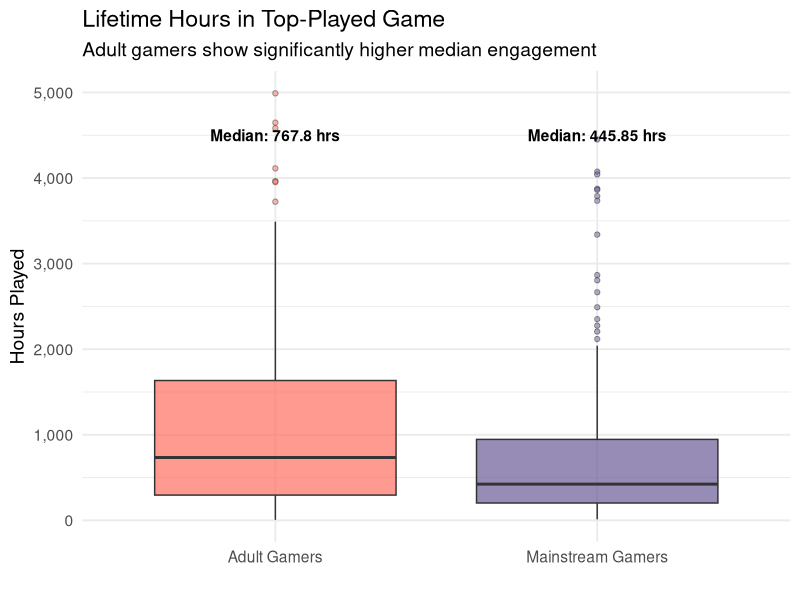
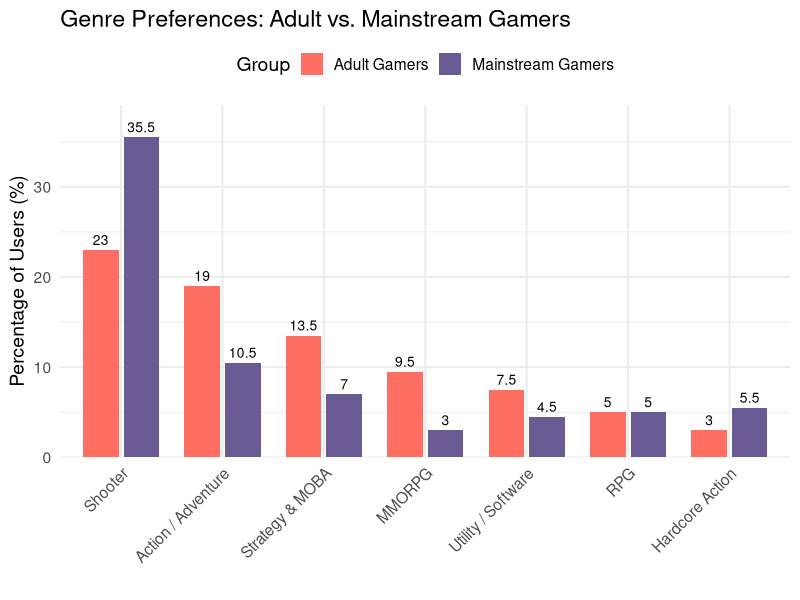
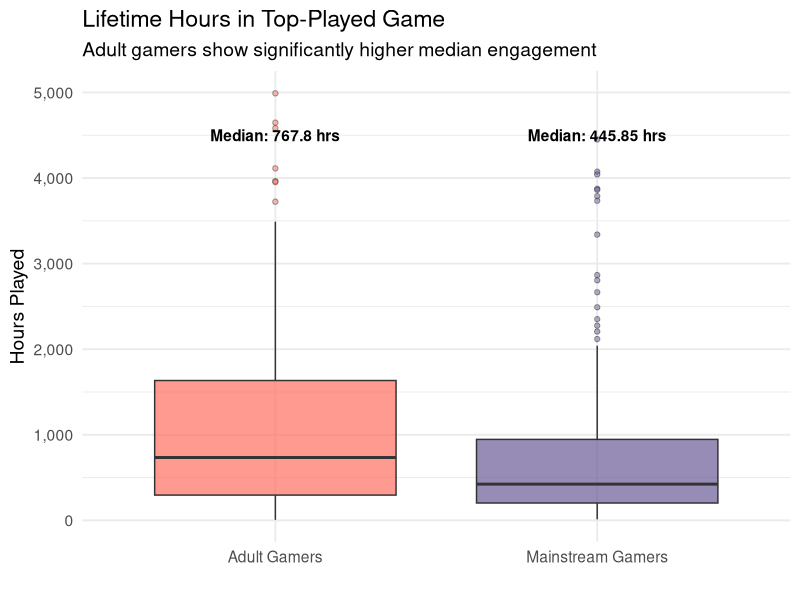
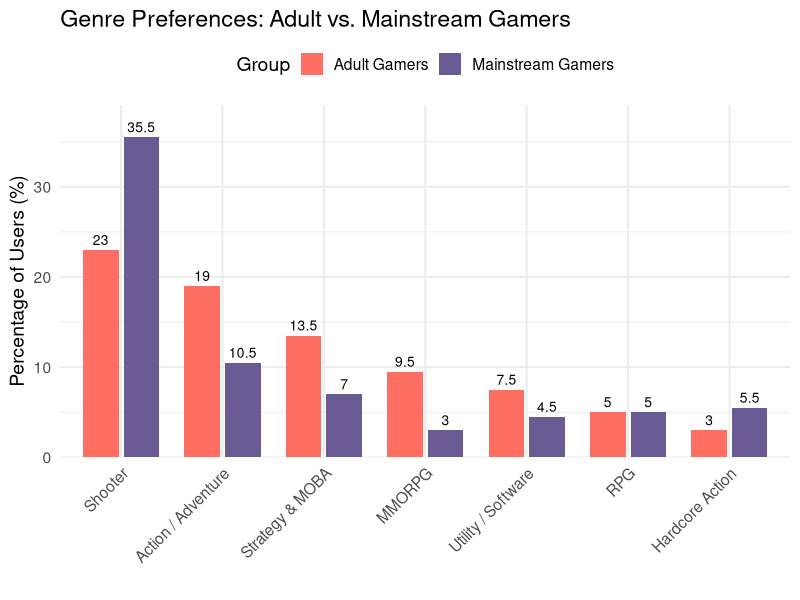

The R script that drew these images, in order:
# ==============================================================================
# STEAM DATA ANALYSIS & VISUALIZATION SCRIPT
# Author: [Your Name]
# Purpose: Generate charts for "The Real Gaming Habits of Adult Content Consumers"
# ==============================================================================

# 1. SETUP & LIBRARIES
# ------------------------------------------------------------------------------
if(!require(ggplot2)) install.packages("ggplot2")
if(!require(dplyr)) install.packages("dplyr")
if(!require(tidyr)) install.packages("tidyr")
if(!require(scales)) install.packages("scales")

library(ggplot2)
library(dplyr)
library(tidyr)
library(scales)

# Set a clean theme for all charts
theme_set(theme_minimal(base_size = 14))

# 2. LOAD DATA
# ------------------------------------------------------------------------------
# Ensure these CSV files are in your working directory
df_adult <- read.csv("steam_adult_group.csv", stringsAsFactors = FALSE)
df_control <- read.csv("steam_control_group.csv", stringsAsFactors = FALSE)

# Add Group Labels
df_adult$Group <- "Adult Gamers"
df_control$Group <- "Mainstream Gamers"

# Combine into one dataset
df_combined <- bind_rows(df_adult, df_control)

# 3. DATA CLEANING & FIXES
# ------------------------------------------------------------------------------
# FIX: Reclassify 'Destiny 2' as MMORPG (as per analysis findings)
df_combined <- df_combined %>%
  mutate(genre = ifelse(top_game == "Destiny 2", "MMORPG", genre))

# OPTIONAL: Filter out extreme outliers for better visualization 
# (e.g., removing playtimes > 10,000 hours if they distort the chart too much)
# df_combined <- df_combined %>% filter(hours_played < 10000)

# 4. CHART 1: PLAYTIME COMPARISON (BOX PLOT)
# ------------------------------------------------------------------------------
# This chart highlights the "High-Retention" behavior of adult gamers.

median_playtime <- df_combined %>%
  group_by(Group) %>%
  summarise(median = median(hours_played, na.rm = TRUE))

p1 <- ggplot(df_combined, aes(x = Group, y = hours_played, fill = Group)) +
  geom_boxplot(alpha = 0.7, outlier.shape = 21, outlier.alpha = 0.5) +
  scale_y_continuous(labels = comma, limits = c(0, 5000)) + # Limited to 5k for readability
  labs(
    title = "Lifetime Hours in Top-Played Game",
    subtitle = "Adult gamers show significantly higher median engagement",
    x = "",
    y = "Hours Played"
  ) +
  scale_fill_manual(values = c("Adult Gamers" = "#FF6F61", "Mainstream Gamers" = "#6B5B95")) +
  theme(legend.position = "none") +
  annotate("text", x = 1, y = 4500, label = paste("Median:", median_playtime$median[1], "hrs"), fontface = "bold") +
  annotate("text", x = 2, y = 4500, label = paste("Median:", median_playtime$median[2], "hrs"), fontface = "bold")

print(p1)
ggsave("chart_playtime_boxplot.png", p1, width = 8, height = 6)


# 5. CHART 2: GENRE PREFERENCE COMPARISON (BAR CHART)
# ------------------------------------------------------------------------------
# This chart shows the shift from Shooters to MMORPGs/Utility.

# Calculate Percentages
genre_summary <- df_combined %>%
  group_by(Group, genre) %>%
  summarise(Count = n(), .groups = 'drop') %>%
  group_by(Group) %>%
  mutate(Percentage = Count / sum(Count) * 100)

# Filter for the most relevant genres to declutter the chart
# We keep the top 6 genres + Utility
top_genres <- c("Shooter", "MMORPG", "Action / Adventure", "RPG", "Utility / Software", "Strategy & MOBA", "Hardcore Action")
genre_filtered <- genre_summary %>%
  filter(genre %in% top_genres)

p2 <- ggplot(genre_filtered, aes(x = reorder(genre, -Percentage), y = Percentage, fill = Group)) +
  geom_bar(stat = "identity", position = position_dodge(width = 0.8), width = 0.7) +
  labs(
    title = "Genre Preferences: Adult vs. Mainstream Gamers",
    x = "",
    y = "Percentage of Users (%)"
  ) +
  scale_fill_manual(values = c("Adult Gamers" = "#FF6F61", "Mainstream Gamers" = "#6B5B95")) +
  scale_y_continuous(expand = expansion(mult = c(0, .1))) +
  theme(
    axis.text.x = element_text(angle = 45, hjust = 1),
    legend.position = "top"
  ) +
  geom_text(aes(label = round(Percentage, 1)), 
            position = position_dodge(width = 0.8), 
            vjust = -0.5, size = 3.5)

print(p2)
ggsave("chart_genre_distribution.png", p2, width = 10, height = 6)

# 6. OUTPUT SUMMARY STATS (Check Console)
# ------------------------------------------------------------------------------
cat("\n--- SUMMARY STATISTICS ---\n")
print(median_playtime)
cat("\n--- GENRE BREAKDOWN ---\n")
print(genre_summary %>% filter(genre %in% c("Shooter", "MMORPG", "Utility / Software")))
